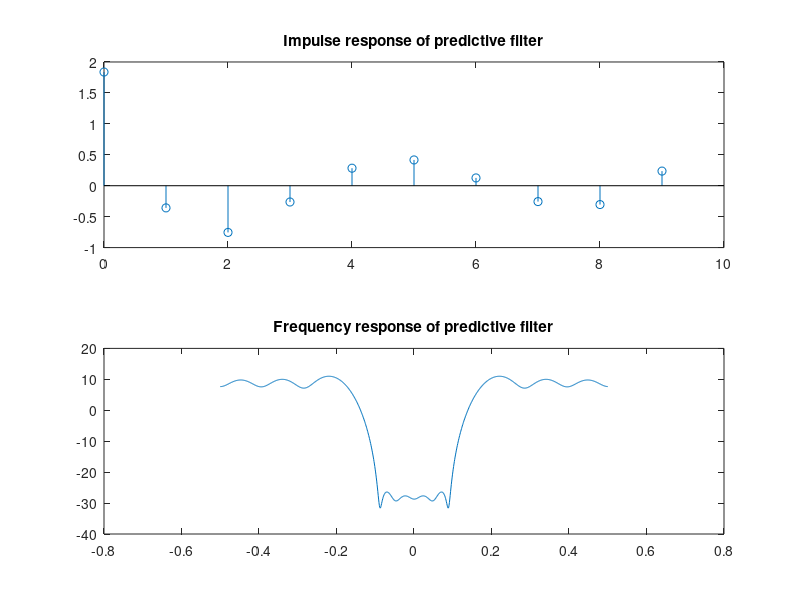
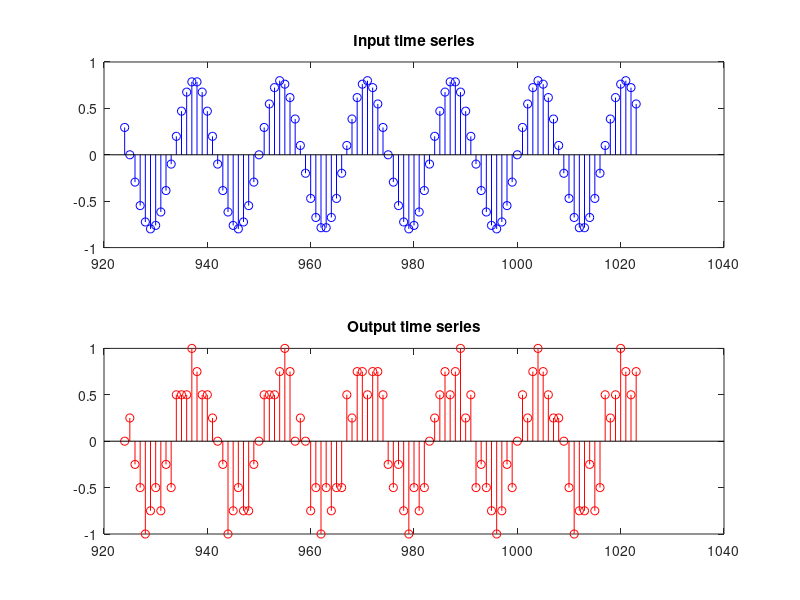
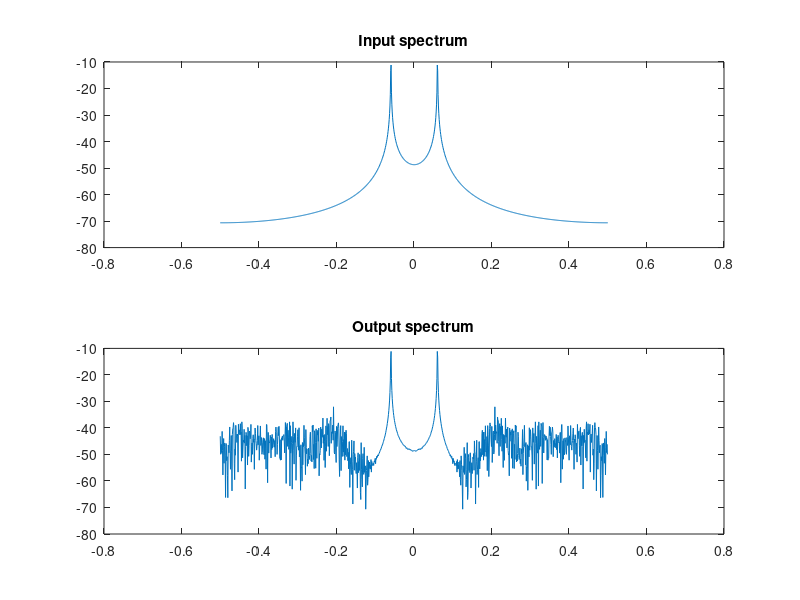
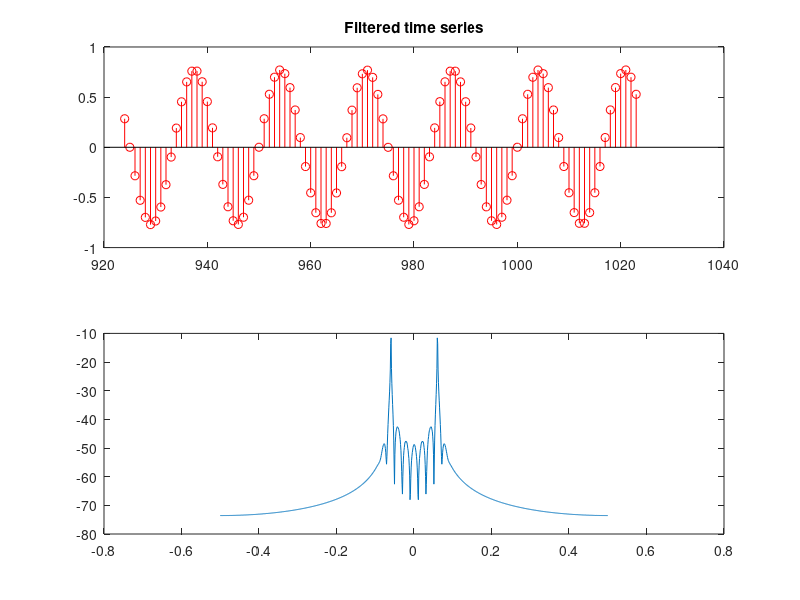

MATLAB code for these plots, in order:
clear
close all
% Task a)
n_dat=1024;
n1=10;
bw=0.20;
x1=(-n1*bw:bw:(2*n1-1)*bw/2);   % time sample locations
yy=sinc(x1);                    % Correlation Sequence
x2=(-n1:n1-1);
rr=zeros(n1,n1);  rd=zeros(1,n1);  % Form Correlation Matrix rr and cross Correlation Vector rd 
for n=1:n1
    rr(n1+1-n,:)=yy(n+1:n+n1);
    rd(n1+1-n)=yy(n);
end
add=10^(-3)*eye(n1,n1);  % add small term to Diagonal to raise matrix condition number 
rrp=rr+add;
wts=inv(rrp)*conj(rd');      % form filter weights
aa=[1 -wts'];
fwts=fftshift(20*log10(abs(fft([1 -wts'],1024))));

% Plot impulse response of predictive filter
figure
subplot(2,1,1);
stem(0:length(wts)-1,wts)
title('Impulse response of predictive filter')
subplot(2,1,2);
plot(linspace(-0.5,0.5,1024),fwts);
title('Frequency response of predictive filter')

% Task b
x=0.8*sin(2*pi*(0:(n_dat-1))*0.06);
reg=zeros(1,n1);
err=zeros(1,n_dat);
qq=4; % number of ADC bits
scl=2^(qq-2);
for nt=1:n_dat;
    sm1=x(nt)+reg*wts;
    q_out=round(scl*sm1)/scl;
    n(nt)=q_out;
    err(nt)=sm1-q_out;
    reg=[err(nt) reg(1:n1-1)];
end;

% Plot input and output time series
figure
subplot(2,1,1)
stem(924:n_dat-1,x(925:end),'b')
title('Input time series')
subplot(2,1,2)
stem(924:n_dat-1,n(925:end),'r')
title('Output time series')

% Plot input and output spectrum
figure
ww=kaiser(n_dat)';
ww=ww/sum(ww);
subplot(2,1,1)
plot(linspace(-0.5,0.5,n_dat),fftshift(20*log10(abs(fft(x).*ww))))
title('Input spectrum')
subplot(2,1,2)
plot(linspace(-0.5,0.5,n_dat),fftshift(20*log10(abs(fft(n).*ww))))
title('Output spectrum')

% Task C
f_n = 100;                    % Filter order
f = [0 0.1 0.2 1];         % Frequency band edges
a = [1  1  0 0];           % Desired amplitudes
h = firpm(f_n,f,a);           % Generate filter using remez algorithm
y2=filter(h,1,n);

figure
subplot(2,1,1)
stem(924:n_dat-1,y2(925:end),'r')
title('Filtered time series')
subplot(2,1,2)
plot(linspace(-0.5,0.5,n_dat),fftshift(20*log10(abs(fft(y2).*ww))))
